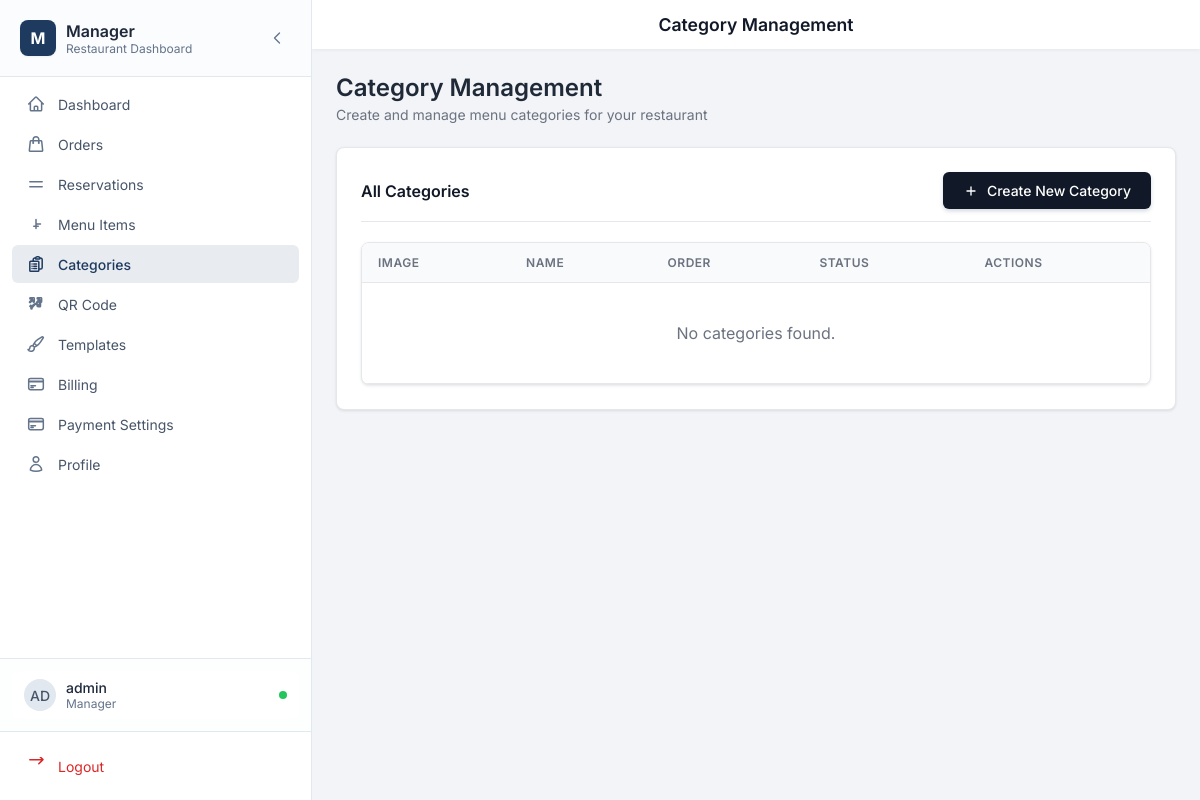
/manager/categories.php?restaurant_id=3 (signed in), run on an earlier commit of the app's database.
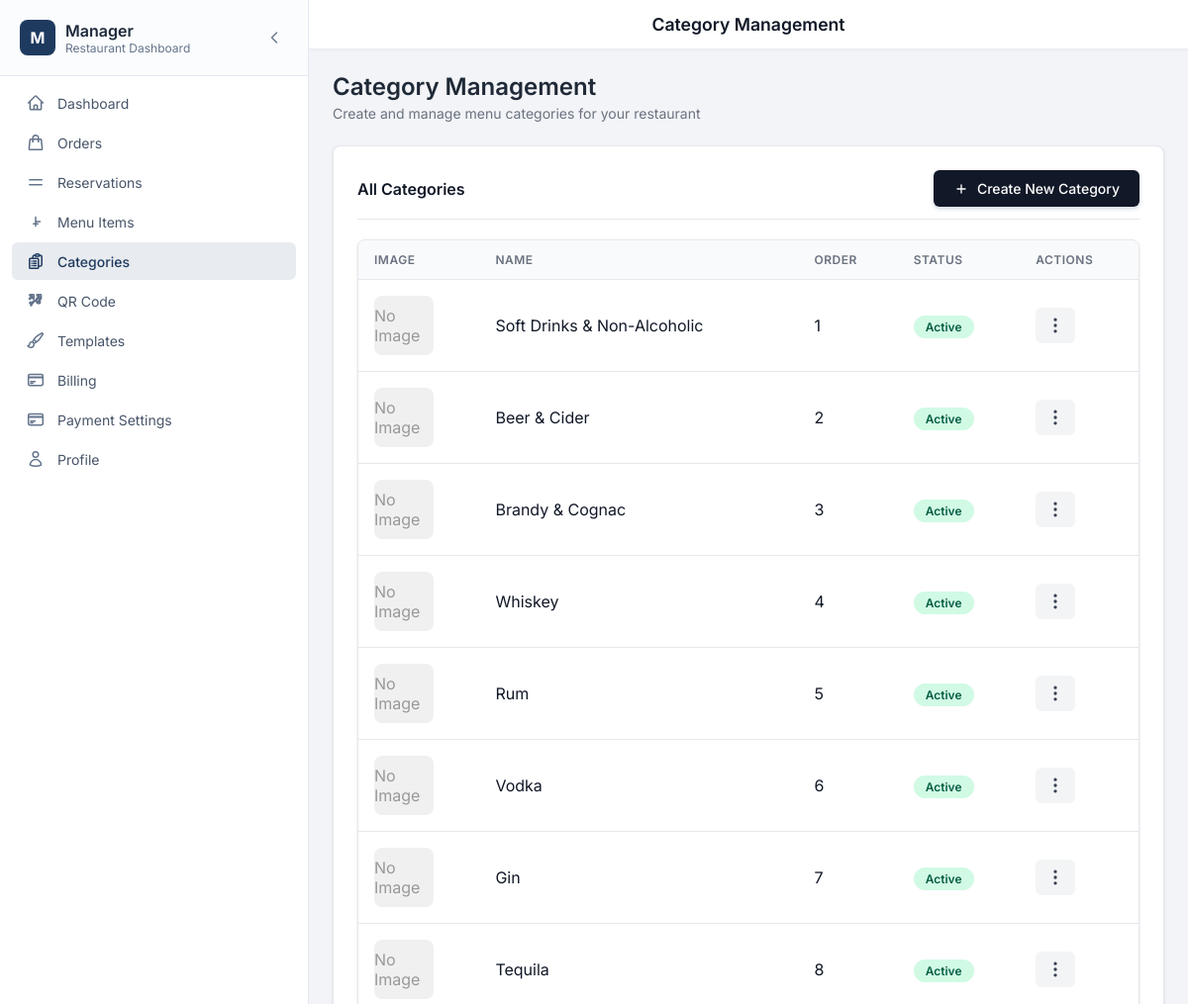
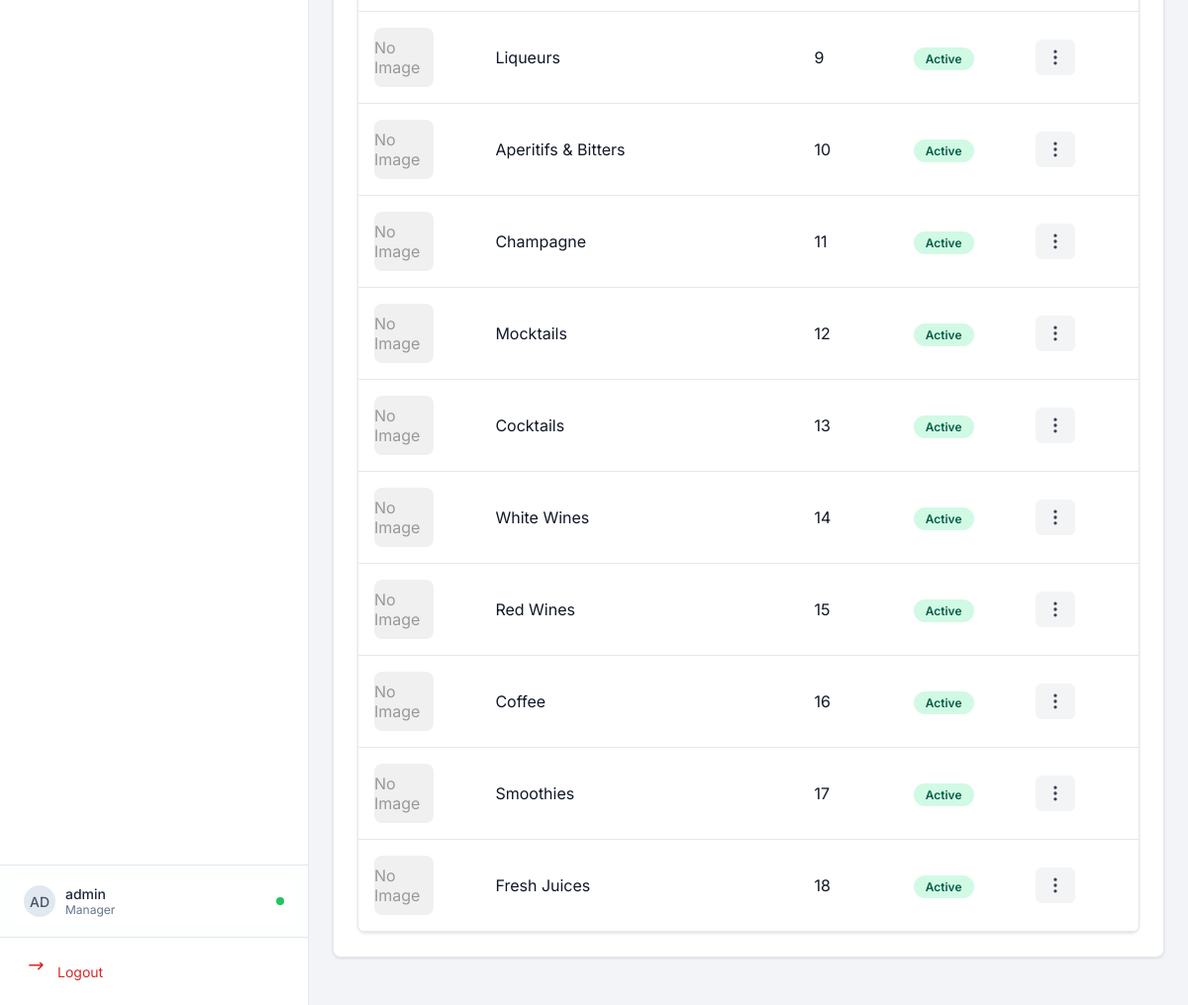
And on a later commit of the database (2 pictures, top to bottom).
### tables this page shows
CREATE TABLE `categories` (
  `id` int(11) NOT NULL,
  `restaurant_id` int(11) NOT NULL,
  `name` varchar(255) NOT NULL,
  `slug` varchar(255) NOT NULL,
  `image` varchar(255) DEFAULT NULL,
  `description` text DEFAULT NULL,
  `display_order` int(11) DEFAULT 0,
  `is_active` tinyint(1) DEFAULT 1,
  `created_at` timestamp NOT NULL DEFAULT current_timestamp(),
  `updated_at` timestamp NOT NULL DEFAULT current_timestamp() ON UPDATE current_timestamp()
);

### manager/categories.php (the view, shortened to what this page needs)
<?php
$restaurantId = null;
if (isSuperAdmin()) {
    $restaurantId = isset($_GET['restaurant_id']) ? intval($_GET['restaurant_id']) : null;
} else {
    $restaurantId = getCurrentUserRestaurantId();
    if (!$restaurantId) {
        die('No restaurant associated with your account. Please contact administrator.');
    }
}
$pdo = getDBConnection();
if (isSuperAdmin() && $restaurantId && $pdo) {
    $stmt = $pdo->prepare("SELECT slug FROM restaurants WHERE id = ?");
    $stmt->execute([$restaurantId]);
    $restaurant = $stmt->fetch();
}
$editCategory = null;
$categories = [];
if ($pdo && $restaurantId) {
    $stmt = $pdo->prepare("SELECT * FROM categories WHERE restaurant_id = ? ORDER BY display_order ASC, name ASC");
    $stmt->execute([$restaurantId]);
    $categories = $stmt->fetchAll();
}
$pageTitle = 'Category Management';
include __DIR__ . '/../includes/manager-layout.php';
?>
        <div class="page-header">
            <h1 class="page-title">Category Management</h1>
            <p class="page-subtitle">Create and manage menu categories for your restaurant</p>
        </div>
        <div class="settings-card">
            <div class="section-header" style="display: flex; justify-content: space-between; align-items: center; flex-wrap: wrap; gap: 12px;">
                <h2 class="section-title">All Categories</h2>
                <?php if (!$editCategory): ?>
                    <button class="btn btn-primary" onclick="openCategoryModal()">
                        <svg xmlns="http://www.w3.org/2000/svg" fill="none" viewBox="0 0 24 24" stroke="currentColor">
                            <path stroke-linecap="round" stroke-linejoin="round" stroke-width="2" d="M12 6v6m0 0v6m0-6h6m-6 0H6" />
                        </svg>
                        Create New Category
                    </button>
                <?php endif; ?>
            </div>
            <div class="table-wrapper">
            <table class="table">
                <thead>
                    <tr>
                        <th>Image</th>
                        <th>Name</th>
                        <th>Order</th>
                        <th>Status</th>
                        <th>Actions</th>
                    </tr>
                </thead>
                <tbody>
                    <?php if (empty($categories)): ?>
                        <tr>
                            <td colspan="5" style="text-align: center; padding: 40px; color: var(--muted);">No categories found.</td>
                        </tr>
                    <?php else: ?>
                        <?php foreach ($categories as $category): ?>
                            <tr>
                                <td>
                                    <?php if ($category['image']): ?>
                                        <img src="<?php echo UPLOAD_URL . '/categories/' . htmlspecialchars($category['image']); ?>" alt="" class="menu-item-image">
                                    <?php else: ?>
                                        <div class="menu-item-image" style="background: #f0f0f0; display: flex; align-items: center; justify-content: center; color: #999;">No Image</div>
                                    <?php endif; ?>
                                </td>
                                <td><?php echo htmlspecialchars($category['name']); ?></td>
                                <td><?php echo $category['display_order']; ?></td>
                                <td><span style="padding: 4px 12px; border-radius: 20px; font-size: 12px; font-weight: 600; background: <?php echo $category['is_active'] ? '#d1fae5' : '#fee2e2'; ?>; color: <?php echo $category['is_active'] ? '#065f46' : '#991b1b'; ?>"><?php echo $category['is_active'] ? 'Active' : 'Inactive'; ?></span></td>
                                <td class="actions-cell">
                                    <button class="actions-btn" onclick="toggleDropdown(this)" title="Actions">
                                        <svg xmlns="http://www.w3.org/2000/svg" fill="none" viewBox="0 0 24 24" stroke="currentColor" width="20" height="20">
                                            <path stroke-linecap="round" stroke-linejoin="round" stroke-width="2" d="M12 5v.01M12 12v.01M12 19v.01M12 6a1 1 0 110-2 1 1 0 010 2zm0 7a1 1 0 110-2 1 1 0 010 2zm0 7a1 1 0 110-2 1 1 0 010 2z" />
                                        </svg>
                                    </button>
                                </td>
                            </tr>
                        <?php endforeach; ?>
                    <?php endif; ?>
                </tbody>
            </table>
            </div>
        </div>
<?php include __DIR__ . '/../includes/admin-footer.php'; ?>

### includes/manager-layout.php (shortened to what this page needs)
<?php
$pageTitle = $pageTitle ?? 'Manager';
$showHeader = $showHeader ?? true;
?>
<!DOCTYPE html>
<html lang="en">
<head>
<link rel="stylesheet" href="<?php echo htmlspecialchars(defined('SITE_URL') ? SITE_URL . '/assets/css/admin.css' : '../assets/css/admin.css'); ?>">
</head>
<body>
<div class="app">
  <?php include __DIR__ . '/sidebar-manager.php'; ?>
  <div class="content">
    <?php if ($showHeader): ?>
    <div class="header">
      <div class="header-title"><?php echo htmlspecialchars($pageTitle); ?></div>
    </div>
    <?php endif; ?>
    <main>

### includes/sidebar-manager.php (shortened to what this page needs)
<?php
$currentPage = basename($_SERVER['PHP_SELF']);
$currentPath = $_SERVER['REQUEST_URI'];
$restaurantSlug = $_GET['slug'] ?? '';
if (empty($restaurantSlug)) {
    if (isset($restaurant) && isset($restaurant['slug'])) {
        $restaurantSlug = $restaurant['slug'];
    }
}
$dashboardHref = $restaurantSlug ? '/manager/' . urlencode($restaurantSlug) : '/manager/dashboard.php';
$slugParam = $restaurantSlug ? '?slug=' . urlencode($restaurantSlug) : '';
$userInfo = null;
$restaurantName = '';
$restaurantLogo = '';
$activeId = 'dashboard';
foreach ($navItems as $item) {
    if (strpos($currentPath, $item['href']) !== false || ($item['id'] === 'dashboard' && $currentPage === 'dashboard.php')) {
        $activeId = $item['id'];
        break;
    }
}
$username = $_SESSION['username'] ?? 'Manager';
$userEmail = $userInfo['email'] ?? '';
$userInitials = strtoupper(substr($username, 0, 2));
?>
<aside class="sidebar-modern" id="sidebar">
    <div class="sidebar-header-modern">
        <div class="sidebar-logo-wrapper">
            <div class="sidebar-logo">
                <?php if (!empty($restaurantLogo)): ?>
                    <img src="<?php echo UPLOAD_URL . '/logos/' . htmlspecialchars($restaurantLogo); ?>" alt="<?php echo htmlspecialchars($restaurantName ?: 'Restaurant'); ?>" class="logo-image-modern">
                <?php else: ?>
                    <div class="logo-icon-modern"><?php echo strtoupper(substr($restaurantName ?: 'M', 0, 1)); ?></div>
                <?php endif; ?>
                <div class="logo-text">
                    <span class="logo-title"><?php echo htmlspecialchars($restaurantName ?: 'Manager'); ?></span>
                    <span class="logo-subtitle">Restaurant Dashboard</span>
                </div>
            </div>
        </div>
        <button
            onclick="toggleCollapse()"
            class="collapse-btn-modern"
            aria-label="Collapse sidebar"
        >
            <svg xmlns="http://www.w3.org/2000/svg" fill="none" viewBox="0 0 24 24" stroke-width="2" stroke="currentColor" class="collapse-icon">
                <path stroke-linecap="round" stroke-linejoin="round" d="M15.75 19.5L8.25 12l7.5-7.5" />
            </svg>
        </button>
    </div>
    <nav class="sidebar-nav">
        <ul class="nav-list">
            <?php foreach ($navItems as $item): ?>
                <?php $isActive = $activeId === $item['id']; ?>
                <li>
                    <a
                        href="<?php echo htmlspecialchars($item['href']); ?>"
                        class="nav-item <?php echo $isActive ? 'active' : ''; ?>"
                        title="<?php echo htmlspecialchars($item['name']); ?>"
                    >
                        <div class="nav-icon-wrapper">
                            <svg xmlns="http://www.w3.org/2000/svg" fill="none" viewBox="0 0 24 24" stroke-width="2" stroke="currentColor" class="nav-icon">
                                <path stroke-linecap="round" stroke-linejoin="round" d="<?php echo htmlspecialchars($item['icon']); ?>" />
                            </svg>
                        </div>
                        <span class="nav-text"><?php echo htmlspecialchars($item['name']); ?></span>
                    </a>
                </li>
            <?php endforeach; ?>
        </ul>
    </nav>
    <div class="sidebar-footer-modern">
        <div class="sidebar-profile">
            <?php if (!isset($_COOKIE['sidebar_collapsed']) || $_COOKIE['sidebar_collapsed'] !== 'true'): ?>
                <div class="profile-card">
                    <div class="profile-avatar"><?php echo htmlspecialchars($userInitials); ?></div>
                    <div class="profile-info">
                        <p class="profile-name"><?php echo htmlspecialchars($username); ?></p>
                        <p class="profile-role"><?php echo htmlspecialchars($restaurantName ?: ($userEmail ?: 'Manager')); ?></p>
                    </div>
                    <div class="profile-status" title="Online"></div>
                </div>
            <?php endif; ?>
        </div>
        <div class="sidebar-logout">
            <a
                href="/admin/logout.php"
                class="logout-btn"
                title="Logout"
            >
                <div class="nav-icon-wrapper">
                    <svg xmlns="http://www.w3.org/2000/svg" fill="none" viewBox="0 0 24 24" stroke-width="2" stroke="currentColor" class="nav-icon logout-icon">
                        <path stroke-linecap="round" stroke-linejoin="round" d="M15.75 9l5.5-5.5m0 0l-5.5-5.5m5.5 5.5H3.75" />
                    </svg>
                </div>
                <span class="nav-text">Logout</span>
            </a>
        </div>
    </div>
</aside>

### includes/admin-footer.php (shortened to what this page needs)
    </main>
  </div>
</div>
</body>
</html>

### assets/css/admin.css (style rules this page uses)
:root { --text-dark: #1F2937; --text-gray: #6B7280; --text-light: #9CA3AF; --bg-light: #F9FAFB; --border-light: #E5E7EB; --success-green: #059669; --success-bg: #D1FAE5; --error-red: #DC2626; --error-bg: #FEE2E2; --warning-bg: #F3F4F6; --warning-text: #4b5563; --chart-orange: #D97706; --chart-red: #B91C1C; --chart-brown: #92400E; --chart-yellow: #FDE68A; --chart-warm: #F59E0B; }
.btn { transition: all 0.2s ease; font-family: 'Inter', sans-serif; font-weight: 600; display: inline-flex; align-items: center; justify-content: center; gap: 8px; cursor: pointer; border: none; text-decoration: none; }
.btn-primary { background: var(--primary); color: white; box-shadow: 0 2px 4px rgba(30, 58, 95, 0.2); }
.btn svg { width: 18px; height: 18px; }
* { transition-property: color, background-color, border-color, transform, box-shadow; transition-duration: 0.2s; transition-timing-function: ease; }
.page-header { margin-bottom: 24px; }
.page-title { font-size: 1.5rem; font-weight: 600; color: var(--text-dark); margin: 0; }
.page-subtitle { color: var(--text-gray); font-size: 0.875rem; margin-top: 4px; }
.settings-card { background: #fff; border-radius: 8px; box-shadow: 0 1px 3px rgba(0,0,0,0.1); padding: 24px; margin-bottom: 24px; border: 1px solid var(--border-light); }
.section-header { display: flex; align-items: center; justify-content: space-between; margin-bottom: 20px; padding-bottom: 12px; border-bottom: 1px solid var(--border-light); }
.section-title { font-size: 1rem; font-weight: 600; color: #111827; display: flex; align-items: center; gap: 8px; }
.table-wrapper { background: #fff; border-radius: 8px; box-shadow: 0 1px 3px rgba(0,0,0,0.1); overflow-x: auto; border: 1px solid var(--border-light); }
.actions-cell { position: relative; }
.actions-btn { background: #f3f4f6; border: none; padding: 8px 10px; border-radius: 6px; cursor: pointer; font-size: 0.813rem; display: flex; align-items: center; justify-content: center; transition: background 0.2s; color: #374151; }

### manager/categories.php (style rules this page uses)
.btn { display: inline-flex; align-items: center; gap: 8px; padding: 10px 20px; border-radius: 6px; font-weight: 500; font-size: 0.875rem; border: none; cursor: pointer; transition: all 0.2s; text-decoration: none; }
.btn svg { width: 16px; height: 16px; flex-shrink: 0; }
.btn-primary { background: #111827; color: #fff; }
.menu-item-image { width: 60px; height: 60px; object-fit: cover; border-radius: 8px; }
.table { width: 100%; border-collapse: collapse; }
.table thead { background: #f9fafb; }
.table th { padding: 12px 16px; text-align: left; font-size: 0.75rem; font-weight: 600; color: #6b7280; text-transform: uppercase; letter-spacing: 0.5px; border-bottom: 1px solid #e5e7eb; }
.table td { padding: 16px; border-bottom: 1px solid #e5e7eb; color: #111827; }

What changed in the data, as far as the page shows it:
added categories: shows "No Image", name "Soft Drinks & Non-Alcoholic", display_order "1", is_active "Active"
added categories: shows "No Image", name "Beer & Cider", display_order "2", is_active "Active"
added categories: shows "No Image", name "Brandy & Cognac", display_order "3", is_active "Active"
added categories: shows "No Image", name "Whiskey", display_order "4", is_active "Active"
added categories: shows "No Image", name "Rum", display_order "5", is_active "Active"
added categories: shows "No Image", name "Vodka", display_order "6", is_active "Active"
added categories: shows "No Image", name "Gin", display_order "7", is_active "Active"
added categories: shows "No Image", name "Tequila", display_order "8", is_active "Active"
added categories: shows "No Image", name "Liqueurs", display_order "9", is_active "Active"
added categories: shows "No Image", name "Aperitifs & Bitters", display_order "10", is_active "Active"
added categories: shows "No Image", name "Champagne", display_order "11", is_active "Active"
added categories: shows "No Image", name "Mocktails", display_order "12", is_active "Active"
added categories: shows "No Image", name "Cocktails", display_order "13", is_active "Active"
added categories: shows "No Image", name "White Wines", display_order "14", is_active "Active"
added categories: shows "No Image", name "Red Wines", display_order "15", is_active "Active"
added categories: shows "No Image", name "Coffee", display_order "16", is_active "Active"
added categories: shows "No Image", name "Smoothies", display_order "17", is_active "Active"
added categories: shows "No Image", name "Fresh Juices", display_order "18", is_active "Active"
Also different on the page:
text no longer shown: "No categories found."
